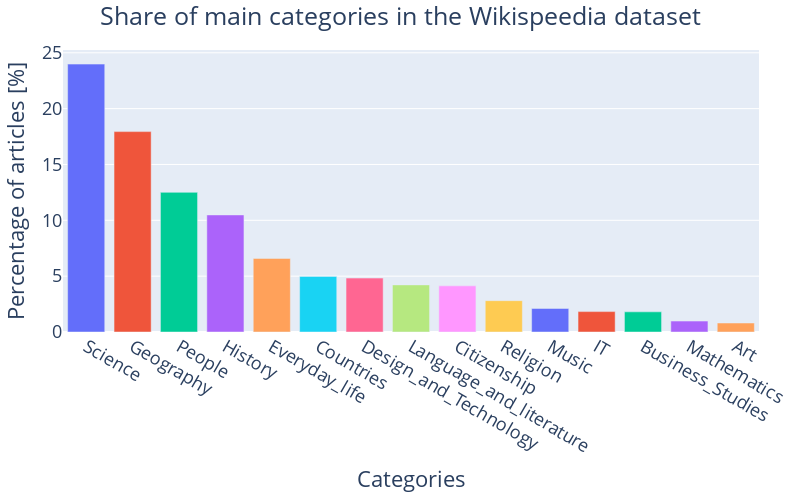

Write notebook code for a chart like this one.
### Code cell
plot_cat_bar(categories)

### Figure 1 — Plotly figure (JSON) as saved in the notebook; plotly's stock layout.template omitted (floating-point values rounded to 4 significant figures)
{"data": [{"customdata": [1103, 825, 575, 482, 303, 229, 222, 194, 190, 129, 97, 84, 83, 45, 37], "hovertemplate": "<b>%{label}</b><br> Counts: %{customdata} <br> Frequency: %{y:0.2f}% <extra></extra>", "marker": {"color": ["#636EFA", "#EF553B", "#00CC96", "#AB63FA", "#FFA15A", "#19D3F3", "#FF6692", "#B6E880", "#FF97FF", "#FECB52", "#636EFA", "#EF553B", "#00CC96", "#AB63FA", "#FFA15A", "#19D3F3", "#FF6692", "#B6E880", "#FF97FF", "#FECB52"]}, "showlegend": false, "type": "bar", "x": ["Science", "Geography", "People", "History", "Everyday_life", "Countries", "Design_and_Technology", "Language_and_literature", "Citizenship", "Religion", "Music", "IT", "Business_Studies", "Mathematics", "Art"], "y": [23.99, 17.94, 12.51, 10.48, 6.59, 4.98, 4.828, 4.219, 4.132, 2.806, 2.11, 1.827, 1.805, 0.9787, 0.8047]}], "layout": {"font": {"size": 18}, "height": 500, "margin": {"b": 20, "l": 20, "r": 20, "t": 50}, "title": {"text": "Share of main categories in the Wikispeedia dataset", "x": 0.5, "xanchor": "center"}, "width": 800, "xaxis": {"title": {"text": "Categories"}}, "yaxis": {"title": {"text": "Percentage of articles [%]"}}}}
